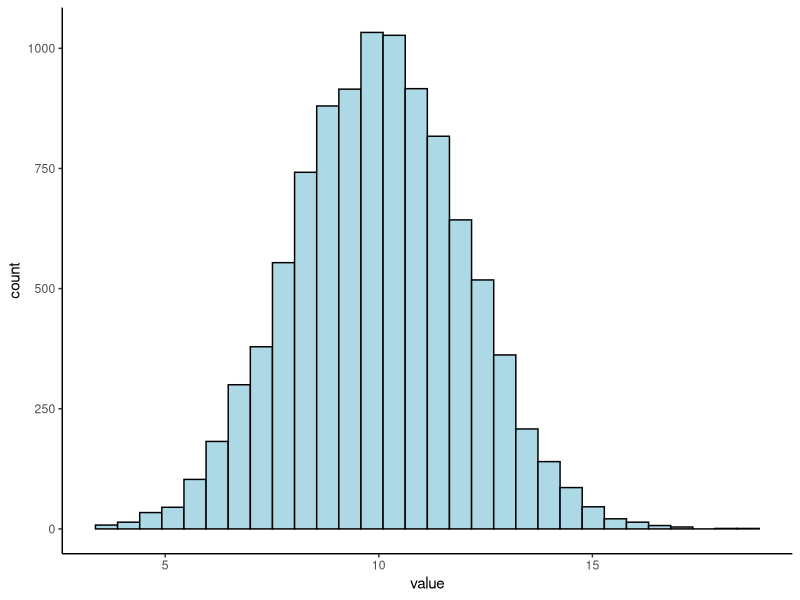
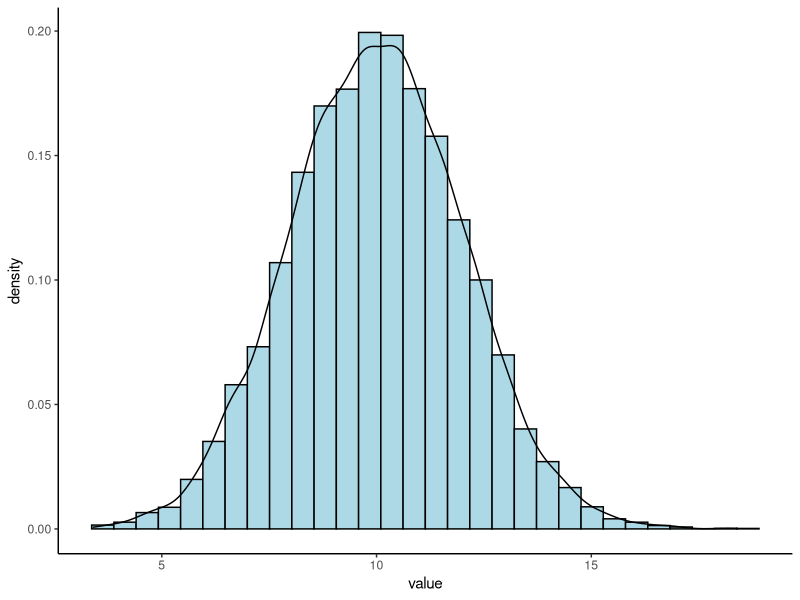
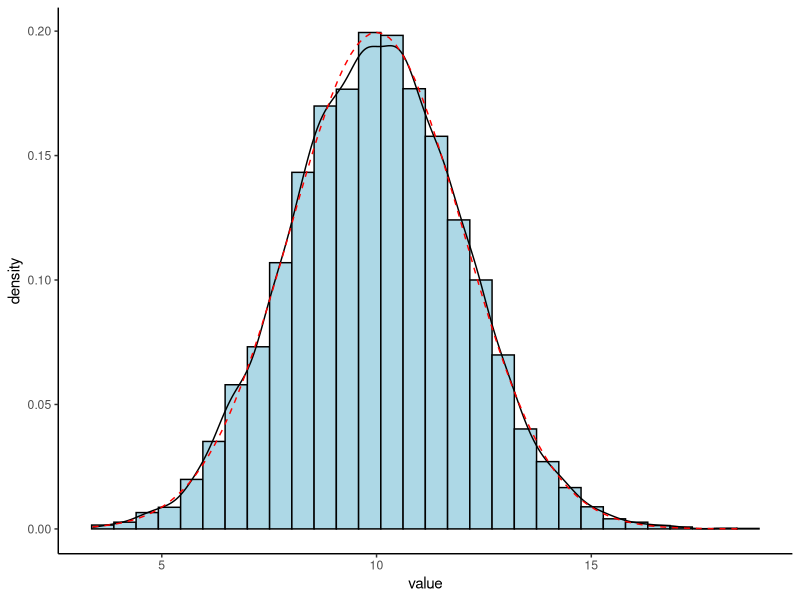
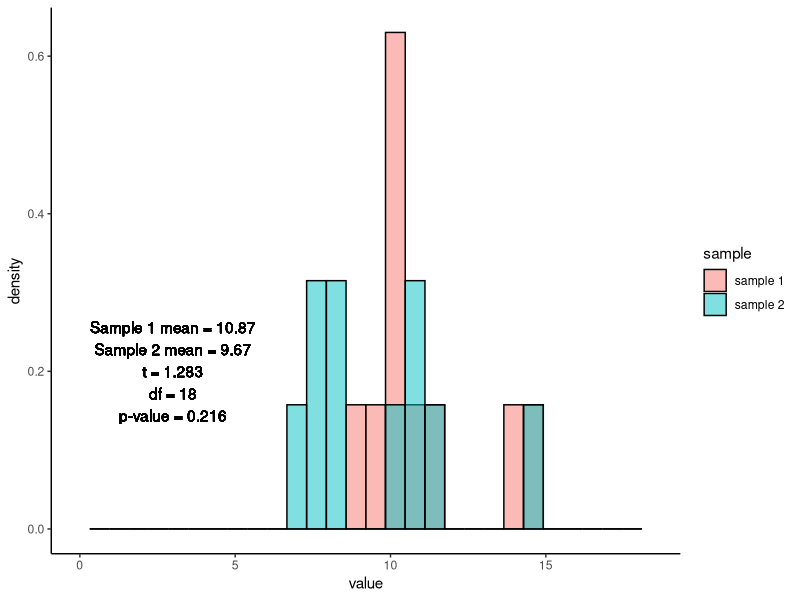
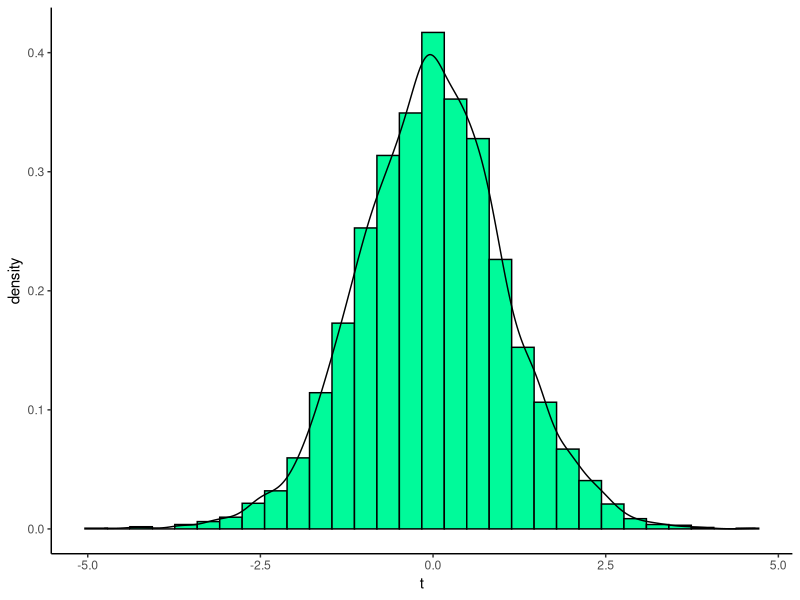
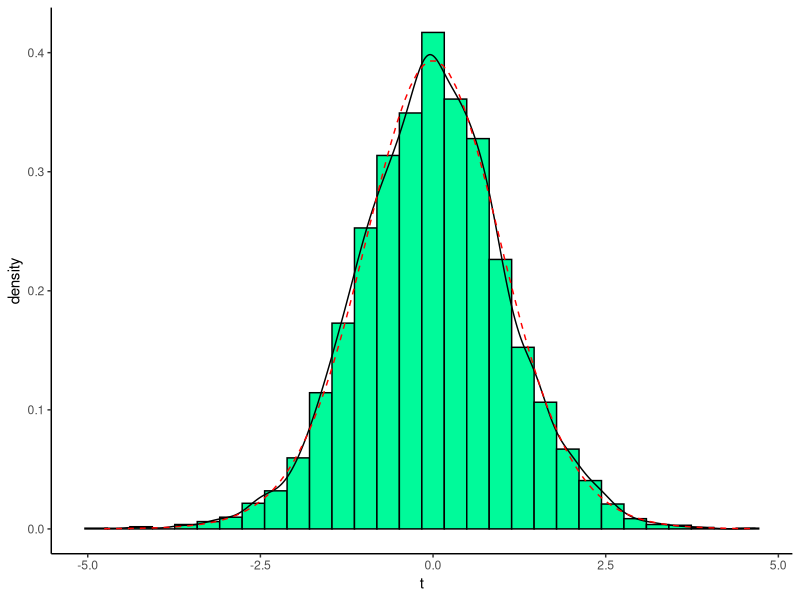
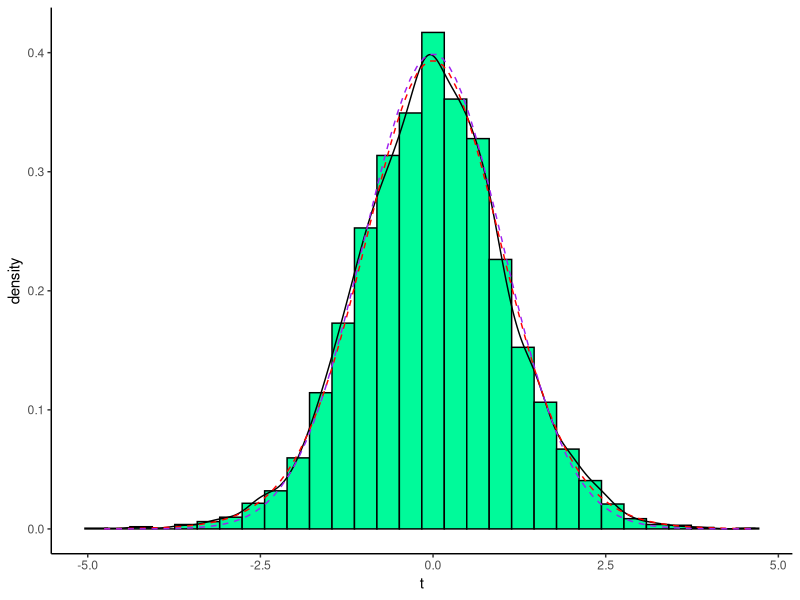
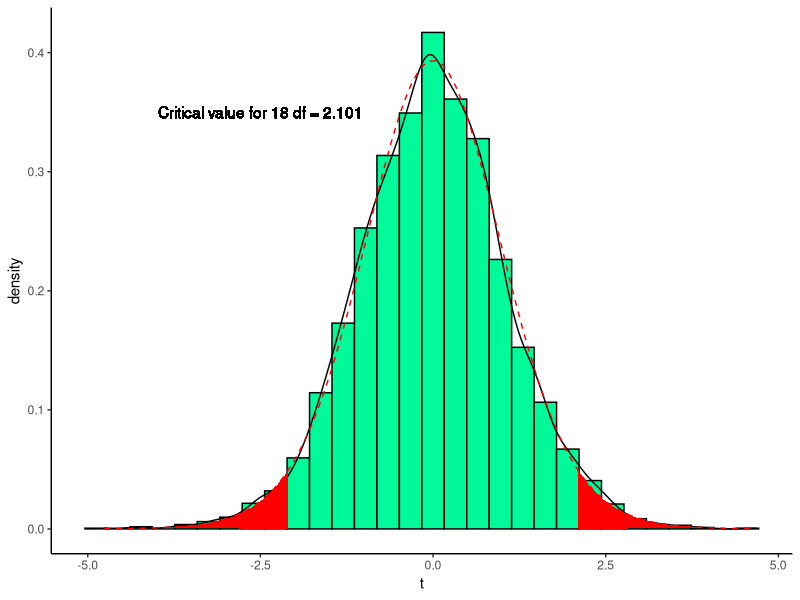

These charts were generated, in order, by the following R code:
## ---- chunk 1
library(ggplot2)
library(ggrepel)
options(scipen = 999)
## ---- chunk 2
pop <- as.data.frame(rnorm(10000, mean = 10, sd = 2)); colnames(pop) <- "pop"
x <- seq(min(pop), max(pop), length=100); hx <- dnorm(x)
ggplot(pop, aes(x = pop)) +
  geom_histogram(colour = "black", fill = "lightblue") +
  xlab("value") +
  theme_classic()
ggplot(pop, aes(x = pop)) +
  geom_histogram(aes(y=..density..), colour = "black", fill = "lightblue") +
  geom_density(aes(y=..density..)) +
  xlab("value") +
  theme_classic()
ggplot(pop, aes(x = pop)) +
  geom_histogram(aes(y=..density..), colour = "black", fill = "lightblue") +
  geom_density(aes(y=..density..)) +
  stat_function(fun = dnorm, args = list(10, 2), colour = "red", linetype = "dashed") +
  xlab("value") +
  theme_classic()
remove(x, hx)
## ---- chunk 3
sample1 <- as.data.frame(sample(pop$pop, 10, replace = TRUE, prob = NULL)); colnames(sample1) <- "value"; sample1$sample <- "sample 1"
sample2 <- as.data.frame(sample(pop$pop, 10, replace = TRUE, prob = NULL)); colnames(sample2) <- "value"; sample2$sample <- "sample 2"
samples <- rbind(sample1, sample2)
sample1_mean <- mean(sample1$value); sample2_mean <- mean(sample2$value)
sample.ttest <- t.test(sample1$value, sample2$value, var.equal = TRUE)
t <- sample.ttest$statistic; p <- sample.ttest$p.value; df <- sample.ttest$parameter

ggplot(samples, aes(value, fill = sample)) + 
  geom_histogram(alpha = 0.5, aes(y = ..density..), position = 'identity', colour = "black") +
  xlim(0, max(pop)) + 
  geom_text(x=3, y=0.2, label=paste0("Sample 1 mean = ", round(sample1_mean, 2), "\nSample 2 mean = ", round(sample2_mean, 2), 
                                     "\nt = ", round(t,3), "\ndf = ", df, "\np-value = ", round(p, 3))) +
  theme_classic()

remove(sample1, sample2, sample1_mean, sample2_mean, sample.ttest, t, p, samples, df)
## ---- chunk 4
sample.ts <- data.frame(sample = integer(),
                        t = double())
for(n in 1:5000){
  sample1 <- sample(pop$pop, 10, replace = TRUE, prob = NULL)
  sample2 <- sample(pop$pop, 10, replace = TRUE, prob = NULL)
  sample.ttest <- t.test(sample1, sample2, var.equal = TRUE); t <- sample.ttest$statistic
  sample.ts[n,] <- c(n, t)
}

ggplot(sample.ts, aes(x = t)) +
  geom_histogram(aes(y=..density..), colour = "black", fill = "mediumspringgreen") +
  geom_density(aes(y=..density..)) +
  theme_classic()

ttest.plot <- ggplot(sample.ts, aes(x = t)) +
  geom_histogram(aes(y=..density..), colour = "black", fill = "mediumspringgreen") +
  geom_density(aes(y=..density..)) +
  stat_function(fun = dt, args = list(18), colour = "red", linetype = "dashed") +
  theme_classic(); ttest.plot

ggplot(sample.ts, aes(x = t)) +
  geom_histogram(aes(y=..density..), colour = "black", fill = "mediumspringgreen") +
  geom_density(aes(y=..density..)) +
  stat_function(fun = dt, args = list(18), colour = "red", linetype = "dashed") +
  stat_function(fun = dnorm, args = list(0,1), colour = "purple", linetype = "dashed") +
  theme_classic()
## ---- chunk 5
x <- as.data.frame(seq(-4, 4, length=1000)); colnames(x) <- "x"; x$hx <- dt(x$x,18)
shade.pos <- rbind(c(2.101,0), subset(x, x > 2.101))
shade.neg <- rbind(c(-2.101,0), subset(x, x < -2.101))

n.pos <- (length(sample.ts[sample.ts$t>2.101,2])/length(sample.ts$t))*100; n.neg <- (length(sample.ts[sample.ts$t< -2.101,2])/length(sample.ts$t))*100

ttest.plot + geom_polygon(data = shade.pos, aes(x = x, y = hx), fill = "red") +
  geom_polygon(data = shade.neg, aes(x = x, y = hx), fill = "red") +
  geom_text(x=-2.5, y=0.35, label=paste0("Critical value for 18 df = 2.101"))

ttest.plot + geom_polygon(data = shade.pos, aes(x = x, y = hx), fill = "red") +
  geom_polygon(data = shade.neg, aes(x = x, y = hx), fill = "red") +
  geom_text(x=-2.5, y=0.35, label=paste0("% of t values above \nthe critical value = ", n.pos, 
                                       "\n% of t values below \nthe critical value = ", n.neg))
